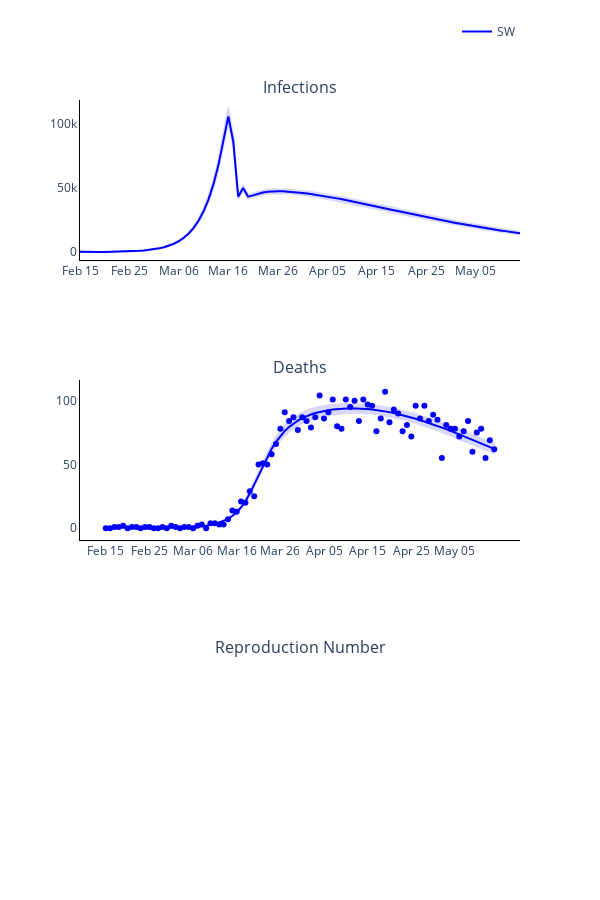

Notebook code cell kept with this figure:
### Markdown cell above
### Plot observed versus predicted using model with inferred parameters

### Code cell
# Trace names - represent the solver used for the simulation
trace_name = regions
titles = ['Infections', 'Deaths', 'Reproduction Number']

fig = go.Figure()
fig = make_subplots(rows=len(titles), cols=1, subplot_titles=tuple(titles), horizontal_spacing = 0.15)

# Plot (continuous predicted timeline and pointwise observed numbers each day)
for r, region in enumerate(regions):
    # Plot of infections
    fig.add_trace(
        go.Scatter(
            x=times,
            y=new_infec_mean[r].tolist(),
            mode='lines',
            name=trace_name[r],
            line_color=colours[r]
        ),
        row= 1,
        col= 1
    )

    fig.add_trace(
        go.Scatter(
            x=times + times[::-1],
            y=new_infec_upper[r].tolist() + new_infec_lower[r].tolist()[::-1],
            fill='toself',
            fillcolor=colours[r],
            line_color=colours[r],
            opacity=0.15,
            mode='lines',
            showlegend=False,
            name=trace_name[r]
        ),
        row= 1,
        col= 1
    )

    # fig.add_trace(
    #     go.Scatter(
    #         x=serology_times,
    #         y=np.sum(np.multiply(np.nan_to_num(np.divide(positives_data[r], tests[r])), susceptibles[r]), axis=1).tolist(),
    #         mode='markers',
    #         name=trace_name[r],
    #         showlegend=False,
    #         line_color=colours[r]
    #     ),
    #     row= 1,
    #     col= 1
    # )

    # Plot deaths
    fig.add_trace(
        go.Scatter(
            x=times,
            y=deaths_mean[r].tolist(),
            mode='lines',
            name=trace_name[r],
            showlegend=False,
            line_color=colours[r]
        ),
        row= 2,
        col= 1
    )

    fig.add_trace(
        go.Scatter(
            x=times + times[::-1],
            y=deaths_upper[r].tolist() + deaths_lower[r].tolist()[::-1],
            fill='toself',
            fillcolor=colours[r],
            line_color=colours[r],
            opacity=0.15,
            mode='lines',
            showlegend=False,
            name=trace_name[r]
        ),
        row= 2,
        col= 1
    )

    fig.add_trace(
        go.Scatter(
            x=times,
            y=np.sum(deaths_data[r], axis=1).tolist(),
            mode='markers',
            name=trace_name[r],
            showlegend=False,
            line_color=colours[r]
        ),
        row= 2,
        col= 1
    )

    # Plot reproduction number
    # fig.add_trace(
    #     go.Scatter(
    #         x=times,
    #         y=reprod_num_mean[r].tolist(),
    #         mode='lines',
    #         name=trace_name[r],
    #         showlegend=False,
    #         line_color=colours[r]
    #     ),
    #     row= 3,
    #     col= 1
    # )

    # fig.add_trace(
    #     go.Scatter(
    #         x=times + times[::-1],
    #         y=reprod_num_upper[r].tolist() + reprod_num_lower[r].tolist()[::-1],
    #         fill='toself',
    #         fillcolor=colours[r],
    #         line_color=colours[r],
    #         opacity=0.15,
    #         mode='lines',
    #         showlegend=False,
    #         name=trace_name[r]
    #     ),
    #     row= 3,
    #     col= 1
    # )

# Add axis labels
fig.update_layout(
    width=600, 
    height=900,
    plot_bgcolor='white',
    xaxis=dict(
        linecolor='black',
        tickvals=np.arange(1, 90, 10).tolist(),
        ticktext=['Feb 15', 'Feb 25', 'Mar 06', 'Mar 16', 'Mar 26', 'Apr 05', 'Apr 15', 'Apr 25', 'May 05', 'May 15']),
    yaxis=dict(linecolor='black'),
    xaxis2=dict(
        linecolor='black',
        tickvals=np.arange(1, 90, 10).tolist(),
        ticktext=['Feb 15', 'Feb 25', 'Mar 06', 'Mar 16', 'Mar 26', 'Apr 05', 'Apr 15', 'Apr 25', 'May 05', 'May 15']),
    yaxis2=dict(linecolor='black'),
    xaxis3=dict(
        linecolor='black',
        tickvals=np.arange(1, 90, 10).tolist(),
        ticktext=['Feb 15', 'Feb 25', 'Mar 06', 'Mar 16', 'Mar 26', 'Apr 05', 'Apr 15', 'Apr 25', 'May 05', 'May 15']),
    yaxis3=dict(linecolor='black'),
    legend=dict(
        orientation='h',
        yanchor="bottom",
        y=1.075,
        xanchor="right",
        x=1)
    )

fig.write_image('images/Figure-3-synthetic.pdf')
fig.show()

### Figure 1 — Plotly figure (JSON) as saved in the notebook; plotly's stock layout.template omitted (floating-point values rounded to 4 significant figures; data arrays with more than 128 entries replaced by an {"elided": "..."} marker saying what was removed)
{"data": [{"line": {"color": "blue"}, "mode": "lines", "name": "SW", "type": "scatter", "x": [1, 2, 3, 4, 5, 6, 7, 8, 9, 10, 11, 12, 13, 14, 15, 16, 17, 18, 19, 20, 21, 22, 23, 24, 25, 26, 27, 28, 29, 30, 31, 32, 33, 34, 35, 36, 37, 38, 39, 40, 41, 42, 43, 44, 45, 46, 47, 48, 49, 50, 51, 52, 53, 54, 55, 56, 57, 58, 59, 60, 61, 62, 63, 64, 65, 66, 67, 68, 69, 70, 71, 72, 73, 74, 75, 76, 77, 78, 79, 80, 81, 82, 83, 84, 85, 86, 87, 88, 89, 90], "xaxis": "x", "y": [224.7, 97.61, 72.77, 83.93, 110.2, 146.8, 194.3, 255.8, 335.9, 440.5, 577.2, 756.2, 990.5, 1297.0, 1698.0, 2223.0, 2909.0, 3806.0, 4979.0, 6508.0, 8499.0, 11090.0, 14470.0, 18840.0, 24480.0, 31740.0, 41030.0, 52780.0, 67590.0, 86000.0, 105500.0, 85990.0, 43040.0, 49870.0, 43100.0, 44070.0, 45400.0, 46300.0, 46930.0, 47240.0, 47330.0, 47260.0, 47070.0, 46780.0, 46410.0, 45990.0, 45500.0, 44970.0, 44390.0, 43780.0, 43130.0, 42450.0, 41750.0, 41020.0, 40260.0, 39490.0, 38700.0, 37900.0, 37090.0, 36270.0, 35440.0, 34610.0, 33770.0, 32940.0, 32100.0, 31270.0, 30450.0, 29620.0, 28810.0, 28010.0, 27210.0, 26420.0, 25650.0, 24880.0, 24130.0, 23400.0, 22680.0, 21970.0, 21270.0, 20590.0, 19930.0, 19280.0, 18650.0, 18030.0, 17430.0, 16850.0, 16290.0, 15730.0, 15210.0, 14690.0], "yaxis": "y"}, {"fill": "toself", "fillcolor": "blue", "line": {"color": "blue"}, "mode": "lines", "name": "SW", "opacity": 0.15, "showlegend": false, "type": "scatter", "x": {"elided": "180 int values"}, "xaxis": "x", "y": {"elided": "180 float values"}, "yaxis": "y"}, {"line": {"color": "blue"}, "mode": "lines", "name": "SW", "showlegend": false, "type": "scatter", "x": [1, 2, 3, 4, 5, 6, 7, 8, 9, 10, 11, 12, 13, 14, 15, 16, 17, 18, 19, 20, 21, 22, 23, 24, 25, 26, 27, 28, 29, 30, 31, 32, 33, 34, 35, 36, 37, 38, 39, 40, 41, 42, 43, 44, 45, 46, 47, 48, 49, 50, 51, 52, 53, 54, 55, 56, 57, 58, 59, 60, 61, 62, 63, 64, 65, 66, 67, 68, 69, 70, 71, 72, 73, 74, 75, 76, 77, 78, 79, 80, 81, 82, 83, 84, 85, 86, 87, 88, 89, 90], "xaxis": "x2", "y": [0, 0.3775, 0.7383, 0.8094, 0.7816, 0.7242, 0.662, 0.6037, 0.5523, 0.5088, 0.4738, 0.4478, 0.4318, 0.4269, 0.4351, 0.4591, 0.5019, 0.5689, 0.6664, 0.8029, 0.987, 1.236, 1.572, 2.015, 2.598, 3.361, 4.367, 5.687, 7.397, 9.627, 12.53, 16.28, 21.11, 27.17, 34.24, 41.76, 49.17, 56.09, 62.31, 67.68, 72.3, 76.19, 79.45, 82.16, 84.41, 86.33, 87.91, 89.18, 90.3, 91.25, 91.96, 92.57, 93.1, 93.46, 93.71, 93.92, 94.0, 93.96, 93.89, 93.73, 93.43, 93.11, 92.72, 92.2, 91.63, 91.03, 90.32, 89.53, 88.73, 87.85, 86.88, 85.89, 84.86, 83.74, 82.6, 81.44, 80.2, 78.94, 77.67, 76.35, 74.99, 73.65, 72.27, 70.85, 69.45, 68.04, 66.59, 65.15, 63.73, 62.28], "yaxis": "y2"}, {"fill": "toself", "fillcolor": "blue", "line": {"color": "blue"}, "mode": "lines", "name": "SW", "opacity": 0.15, "showlegend": false, "type": "scatter", "x": {"elided": "180 int values"}, "xaxis": "x2", "y": {"elided": "180 float values"}, "yaxis": "y2"}, {"line": {"color": "blue"}, "mode": "markers", "name": "SW", "showlegend": false, "type": "scatter", "x": [1, 2, 3, 4, 5, 6, 7, 8, 9, 10, 11, 12, 13, 14, 15, 16, 17, 18, 19, 20, 21, 22, 23, 24, 25, 26, 27, 28, 29, 30, 31, 32, 33, 34, 35, 36, 37, 38, 39, 40, 41, 42, 43, 44, 45, 46, 47, 48, 49, 50, 51, 52, 53, 54, 55, 56, 57, 58, 59, 60, 61, 62, 63, 64, 65, 66, 67, 68, 69, 70, 71, 72, 73, 74, 75, 76, 77, 78, 79, 80, 81, 82, 83, 84, 85, 86, 87, 88, 89, 90], "xaxis": "x2", "y": [0, 0, 1, 1, 2, 0, 1, 1, 0, 1, 1, 0, 0, 1, 0, 2, 1, 0, 1, 1, 0, 2, 3, 0, 4, 4, 3, 3, 7, 14, 13, 21, 20, 29, 25, 50, 51, 50, 58, 66, 78, 91, 84, 87, 77, 87, 84, 79, 87, 104, 86, 91, 101, 80, 78, 101, 95, 100, 84, 101, 97, 96, 76, 86, 107, 83, 93, 90, 76, 81, 72, 96, 86, 96, 84, 89, 85, 55, 81, 78, 78, 72, 76, 84, 60, 75, 78, 55, 69, 62], "yaxis": "y2"}], "layout": {"annotations": [{"font": {"size": 16}, "showarrow": false, "text": "Infections", "x": 0.5, "xanchor": "center", "xref": "paper", "y": 1, "yanchor": "bottom", "yref": "paper"}, {"font": {"size": 16}, "showarrow": false, "text": "Deaths", "x": 0.5, "xanchor": "center", "xref": "paper", "y": 0.6111, "yanchor": "bottom", "yref": "paper"}, {"font": {"size": 16}, "showarrow": false, "text": "Reproduction Number", "x": 0.5, "xanchor": "center", "xref": "paper", "y": 0.2222, "yanchor": "bottom", "yref": "paper"}], "height": 900, "legend": {"orientation": "h", "x": 1, "xanchor": "right", "y": 1.075, "yanchor": "bottom"}, "plot_bgcolor": "white", "width": 600, "xaxis": {"anchor": "y", "domain": [0, 1], "linecolor": "black", "ticktext": ["Feb 15", "Feb 25", "Mar 06", "Mar 16", "Mar 26", "Apr 05", "Apr 15", "Apr 25", "May 05", "May 15"], "tickvals": [1, 11, 21, 31, 41, 51, 61, 71, 81]}, "xaxis2": {"anchor": "y2", "domain": [0, 1], "linecolor": "black", "ticktext": ["Feb 15", "Feb 25", "Mar 06", "Mar 16", "Mar 26", "Apr 05", "Apr 15", "Apr 25", "May 05", "May 15"], "tickvals": [1, 11, 21, 31, 41, 51, 61, 71, 81]}, "xaxis3": {"anchor": "y3", "domain": [0, 1], "linecolor": "black", "ticktext": ["Feb 15", "Feb 25", "Mar 06", "Mar 16", "Mar 26", "Apr 05", "Apr 15", "Apr 25", "May 05", "May 15"], "tickvals": [1, 11, 21, 31, 41, 51, 61, 71, 81]}, "yaxis": {"anchor": "x", "domain": [0.7778, 1], "linecolor": "black"}, "yaxis2": {"anchor": "x2", "domain": [0.3889, 0.6111], "linecolor": "black"}, "yaxis3": {"anchor": "x3", "domain": [0, 0.2222], "linecolor": "black"}}}
